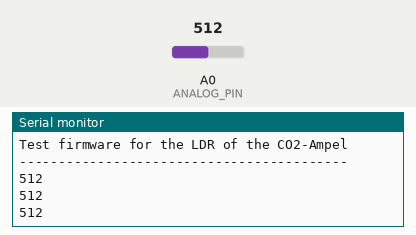
Simulated run of this sketch. Board: Arduino Uno, built with avr-gcc and run on an emulated ATmega328P. Parts: the last lines printed to the serial monitor. The inputs (shaded band) are chosen by the test bench; at power-on: A0 (ANALOG_PIN) = 512.

Above: at 2.2 s.
2.3 s: A0 (ANALOG_PIN) set to 716
At 2.9 s:
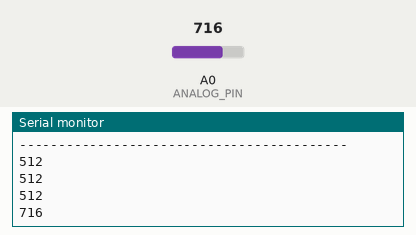
3.8 s: A0 (ANALOG_PIN) set to 900
At 4.4 s:
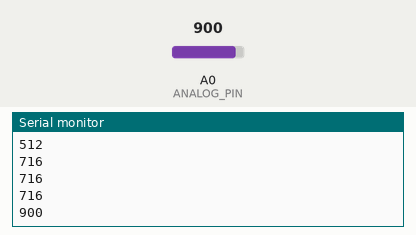
Timing chart, 0 to 6.8 s (numbered marks = the images above; inputs shaded):
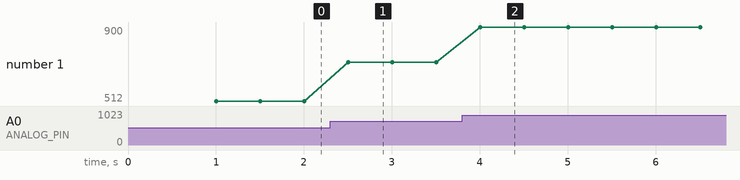

The sketch:

ldr.ino
```cpp
// (licence header left out)
#define ANALOG_PIN A0

void setup() {
  Serial.begin(115200);
  Serial.println("Test firmware for the LDR of the CO2-Ampel");
  Serial.println("------------------------------------------");
  delay(1000);
}

void loop() {
  int sensorValue = analogRead(ANALOG_PIN);
  Serial.println(sensorValue);
  delay(500);
}
```

Measured:
- after the input at 2.3 s, the serial monitor: prints a new line after 0.20 s (image 1)
- after the input at 3.8 s, the serial monitor: prints a new line after 0.20 s (image 2)
- plotted number 1: 512 → 716 after the input at 2.3 s, 716 → 900 after the input at 3.8 s
